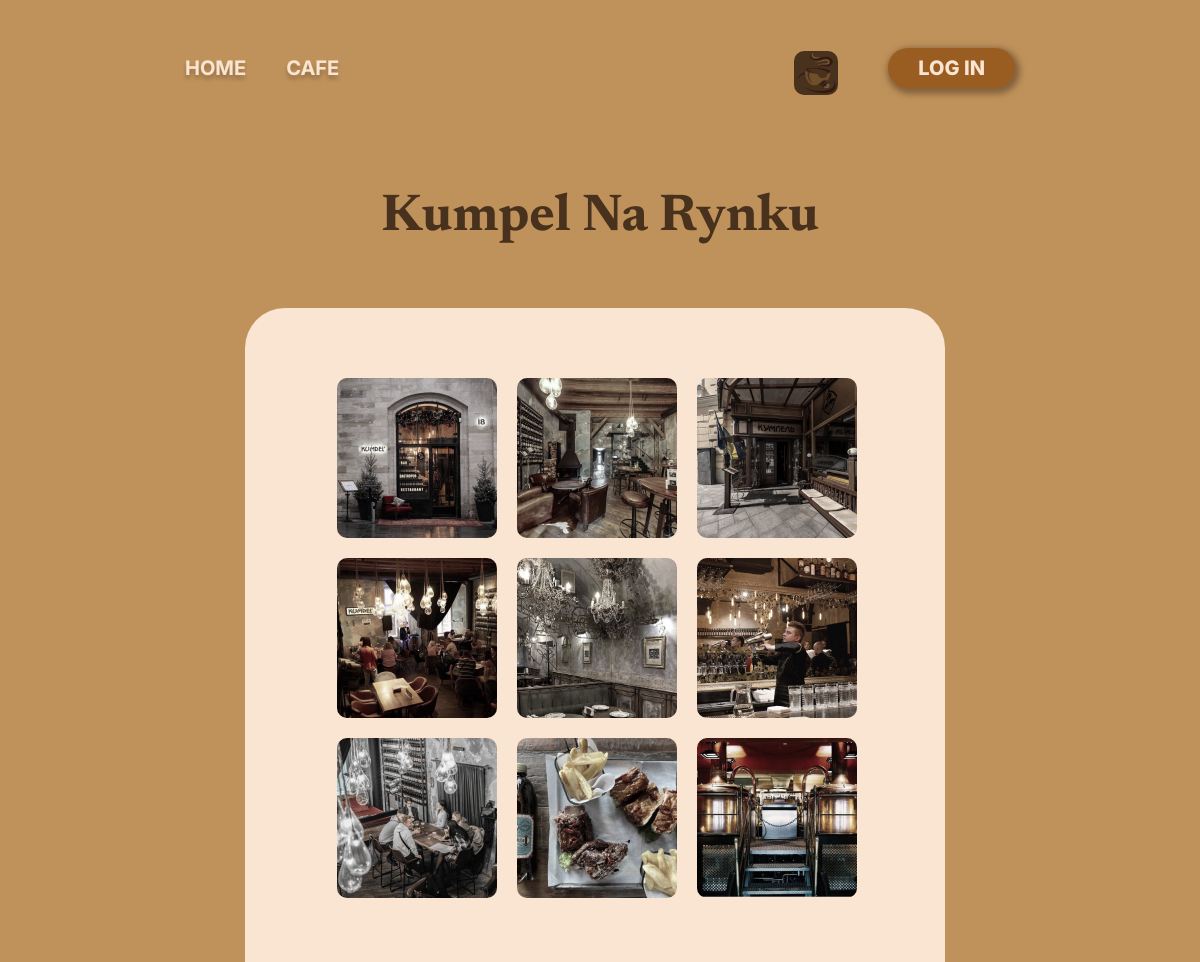
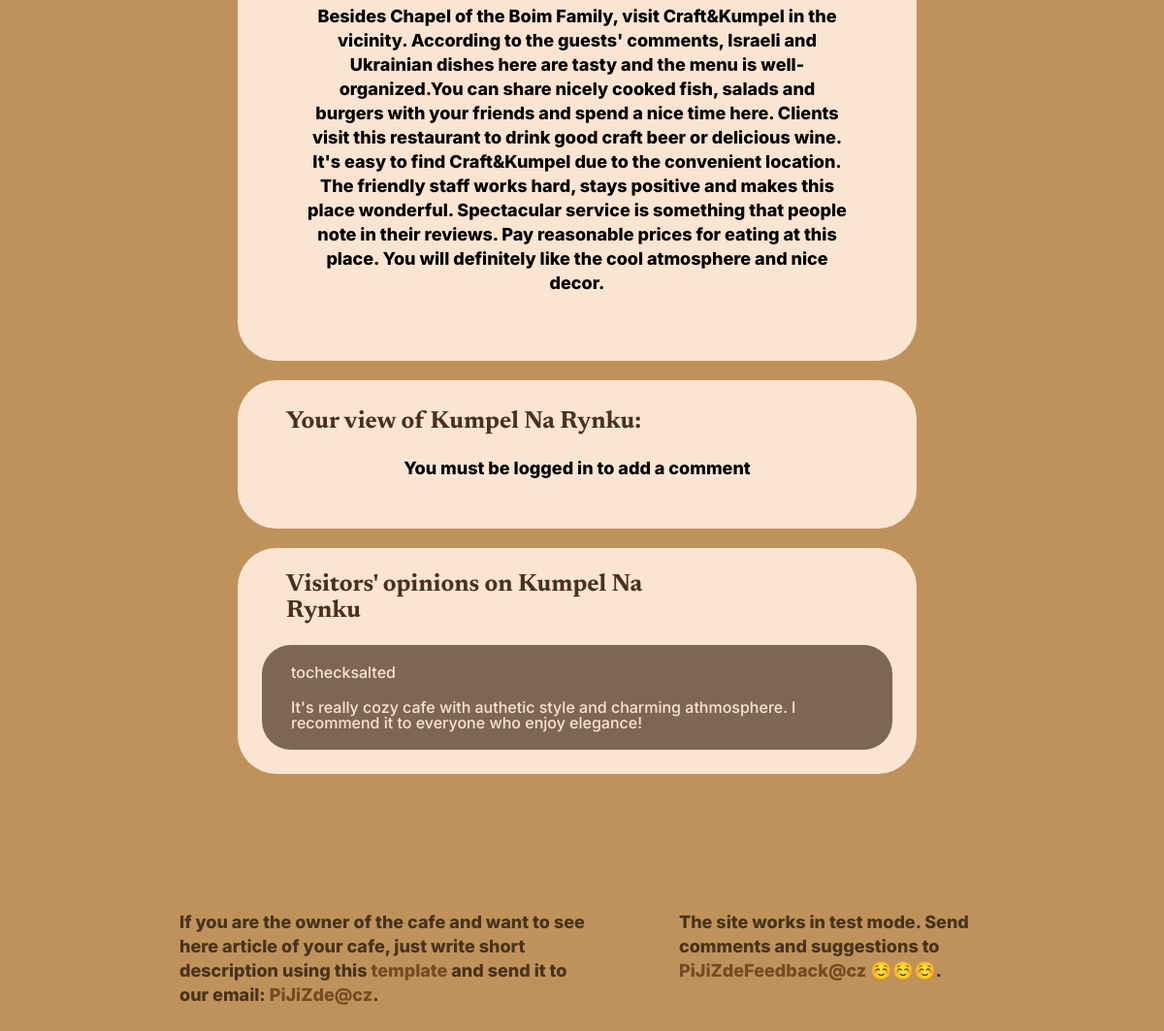
Screenshot of /index/template.php?id=2 with the database file from the repository (2 pictures, top to bottom).
### tables this page shows
CREATE TABLE `cafestable` (
  `id` int(11) NOT NULL,
  `title` varchar(120) NOT NULL,
  `description` varchar(1400) NOT NULL,
  `photo` varchar(150) NOT NULL,
  `link` varchar(1500) NOT NULL
);

CREATE TABLE `comments` (
  `id` int(11) NOT NULL,
  `username` varchar(60) NOT NULL,
  `comment` varchar(1000) NOT NULL,
  `cafe_id` int(30) NOT NULL
);

### conn_php/conn_template.php (called while the page is built, shortened)
<?php
$id = isset($_GET['id']) ? $_GET['id'] : '';
$conn = new mysqli('localhost', 'root', '', 'login_db');
if ($conn->connect_error) {
    die("Connection error: " . $conn->connect_error);
} else {
    $result = mysqli_query($conn,"SELECT * FROM `cafestable` WHERE id='$id' ");
    $resultarray=mysqli_fetch_assoc($result);
    $title=$resultarray["title"];
    $description=$resultarray["description"];
    $string =$resultarray["link"];
    $array= explode(" ", $string );
    $query = "SELECT * FROM comments WHERE cafe_id = $id ORDER BY id DESC";
    $stmt = $conn->prepare($query);
    $stmt->execute();
    $result = $stmt->get_result();
    $comments = $result->fetch_all(MYSQLI_ASSOC);
}

### index/template.php (the view, shortened to what this page needs)
<?php
    include_once("../conn_php/theme.php");
    include_once("../conn_php/conn_template.php");
    global $body_tag;
?>
<!DOCTYPE html>
<html lang="en">
<head>
    <link rel="stylesheet" href="../template/template.css">
    <title><?php global $title; echo $title; ?></title>
</head>
<?php echo $body_tag; ?>
    <div class="wrapper">
        <header id="open" class="header">
            <div id="close" class="header_container ">
                <nav class="header_menu">
                    <ul class="menu_list m_list">
                        <li class="menu_item">
                            <a href="index.php" class="menu_link">HOME</a>
                        </li>
                        <li class="menu_item">
                            <a href="cafes.php" class="menu_link">CAFE</a>
                        </li>
                    </ul>
                </nav>
                <img  src="
                <?php global $icon;
                echo $icon;?>" alt="change theme" id="theme">
                <?php if( isset($_SESSION['user']) && !empty($_SESSION['user']) )
                {
                ?>
                <form>
                    <button type="submit" class="button login"  formaction="../conn_php/logout.php">LOG OUT</button>
                </form>
                <?php }else{ ?>
                <form>
                    <button type="submit" class="button login" formtarget="blank_" formaction="login_html.php">LOG IN</button>
                </form>
                <?php } ?>
            </div>
        </header>
        <main class="main">
            <h1><?php echo $title; ?></h1>
            <div class="decsription">
                <div class="gallery">
                    <img src="<?php global $array; echo $array[0]; ?>" alt="enter to cafe">
                    <img src="<?php echo $array[1]; ?>" alt="indoor view of cafe">
                    <img src="<?php echo $array[2]; ?>" alt="hat on the stairs">
                    <img src="<?php echo $array[3]; ?>" alt="round table">
                    <img src="<?php echo $array[4]; ?>" alt="walls design">
                    <img src="<?php echo $array[5]; ?>" alt="red interier">
                    <img src="<?php echo $array[6]; ?>" alt="white interier">
                    <img src="<?php echo $array[7]; ?>" alt="cafe with customers">
                    <img src="<?php echo $array[8]; ?>" alt="cafe mirror">
                </div>
                <div class="edit_form">
                    <p id="description"><?php global $description; echo $description; ?></p>
                </div>
            </div>
            <div class="comments_form">
                <h2>Your view of <?php echo $title; ?>:</h2>
                <?php if (isset($_SESSION['user'])): ?>
                    <form method="post" class="form" id="form">
                        <button type="submit" name="submitComment" class="button opinion"><img src="../template/cafe_3_images/Rectangle4.svg" alt="plus_button"> add your opinion</button>
                        <input type="hidden" name="csrf_token" value="<?php echo $_SESSION['csrf_token']; ?>">
                        <input type="hidden" name="name" value="<?php echo $_SESSION['user']; ?>">
                        <?php if (isset($_SESSION['comment_error'])) { ?>
                            <div class="error">
                                <?php echo $_SESSION['comment_error']; ?>
                            </div>
                            <?php unset($_SESSION['comment_error']); ?>
                        <?php } ?>
                        <label for="comment"> comment </label><br>
                        <textarea name="comment" cols="30" rows="10" minlength="1" maxlength="1000" id="comment" class="comments_text" placeholder="Write here your opinion (max number of symbols is 1000!)" ><?php echo (isset($_SESSION['comment_text'])) ? htmlspecialchars($_SESSION['comment_text']) : ''; unset ($_SESSION['comment_text']); ?></textarea>
                    </form>
                <?php else: ?>
                    <p>You must be logged in to add a comment</p>
                <?php endif; ?>
            </div>
            <div class="all_comments">
                <h2 class="all_comment_header">Visitors' opinions on <?php echo $title; ?></h2>
                <?php global $comments; foreach ($comments as $comment): ?>
                    <div class="comment">
                        <div class="username" title="your username"><?php echo html_entity_decode($comment['username'], ENT_QUOTES); ?> </div>
                        <div class="opinion_comment"><?php echo htmlspecialchars($comment['comment']); ?></div>
                    </div>
                <?php endforeach; ?>
            </div>
        </main>
        <?php include "footer.php";?>
    </div>
</body>
</html>

### template/template.css (style rules this page uses)
ul li { list-style: none; }
img { vertical-align: top; }
input, button, textarea { font-family:inherit; }
h1,h2,h3,h4,h5,h6 { font-family: 'Newsreader'; font-weight: 700; }
html, body { height: 100%; line-height: 1; }
body { font-family: 'Inter'; font-size:20px; background-color: var(--first-color); background-repeat: no-repeat; background-position: 0 0; background-size: cover; margin-left:auto; margin-right:auto; width:1000px; }
.wrapper { overflow:hidden; display:flex; flex-direction: column; min-height: 100%; margin-left:auto; margin-right:auto; width:910px; }
.header { position:absolute; width: 100%; left:0; right: 0; }
.header_container { display: flex; min-height: 120px; align-items: center; justify-content: space-between; margin-left:auto; margin-right:auto; width:910px; }
.header_menu { flex: 1 1 auto; padding-right: 50px; }
.m_list { display: flex; justify-content: left; padding-right: 30px; margin-right: 180px; gap: 40px; }
.button { align-items: center; justify-content:center; background-color: var(--fourth-color); border: 1px none; border-radius: 40px; box-shadow: 2px 3px 6px 3px #48321d80; display: flex; padding: 0 30px; margin-right: 40px; min-width: 70px; min-height: 40px; top: 40px; font-family: 'Inter'; font-style: normal; font-weight: 800; font-size: 20px; line-height: 30px; text-align: center; text-decoration-line: none; color: #FAE4D2; }
.menu_link { font-family: Inter; text-transform: None; text-decoration-line: none; font-style:normal; font-weight: 700; font-size: 20px; line-height: 1.3; color:#FAE4D2; -webkit-text-stroke: 0.1px #FAE4D2; text-shadow: 0px 4px 4px rgba(0,0,0,0.25); }
main { flex: 1 0 auto; position: relative; top: 150px; width: 910px; }
h1 { font-family: 'Newsreader'; font-style: normal; font-weight: 700; font-size: 52px; line-height: 50px; padding-bottom: 30px; text-align: center; color: var(--second-color); }
.decsription { margin-left: 100px; width: 700px; min-height: 100%; background: #FAE4D2; border-radius: 40px; }
.gallery { --n: 3; --m: 3; --h: 160px; --w: 160px; --g: 20px; --f: 1.5; padding-top: 70px; padding-left: 92px; padding-right: 100px; padding-bottom: 50px; display: grid; gap: var(--g); width: calc(var(--m)*var(--w) + (var(--m) - 1)*var(--g)); height: calc(var(--n)*var(--h) + (var(--n) - 1)*var(--g)); grid-template-columns: repeat(var(--m),auto); }
.gallery > img { width: 0; height: 0; min-height: 100%; min-width: 100%; border-radius: 10px; object-fit: cover; cursor: pointer; filter: grayscale(60%); transition: .35s linear; }
p { font-family: 'Inter'; font-style: normal; font-weight: 800; font-size: 18px; line-height: 25px; text-align: center; padding-top: 0px; padding-left: 70px; padding-right: 70px; padding-bottom: 50px; }
.edit_form { display: flex; flex-direction: column; align-items: center; justify-content: center; }
.comments_form { margin-left: 100px; width: 700px; min-height: 100%; background: #FAE4D2; border-radius: 40px; margin-bottom: 20px; }
h2 { padding-top:30px; margin-left: 50px; font-size:25px; font-family: 'Newsreader'; font-style: normal; line-height: 27px; text-align:left; color: #48321D; }
::placeholder { color: #FAE4D2FF; opacity: 0.7; }
.all_comments { margin-left: 100px; width: 700px; height: 100%; background: #FAE4D2; border-radius: 40px; display: flex; flex-direction:column ; align-items: center; }
.all_comment_header { margin-top:-5px; margin-right:30%; }
.comment { width: 650px; height:100%; background: rgba(72, 50, 29, 0.7); border-radius: 30px; color: #FAE4D2FF; font-size:16px; font-weight: 500; margin-bottom:25px; }
.username { margin:20px; margin-left:30px; }
.opinion_comment { margin:20px; margin-left:30px; }
#theme { width:40px; height:40px; padding: 2px; margin-top:10px; margin-right:50px; font-size: 16px; background-color: #48321D; color:#FAE4D2; border-radius: 10px; }
:root { --first-color: #C0925B; --second-color: #48321D; --third-color:#48321D; --fourth-color:#995D21; }

### rows the page displays
cafestable: title "Kumpel Na Rynku", link (picture), description "Besides Chapel of the Boim Family, visit Craft&Kumpel in the vicinity. According to the guests' comments, Israeli and Ukrainian dishes here are tasty and the menu is well-organized.You can share nicely cooked fish, salads and burgers with your friends and spend a nice time here. Clients visit this restaurant to drink good craft beer or delicious wine. It's easy to find Craft&Kumpel due to the convenient location. The friendly staff works hard, stays positive and makes this place wonderful. Spectacular service is something that people note in their reviews. Pay reasonable prices for eating at this place. You will definitely like the cool atmosphere and nice decor."
comments: username "tochecksalted", comment "It's really cozy cafe with authetic style and charming athmosphere. I recommend it to everyone who enjoy elegance!"
